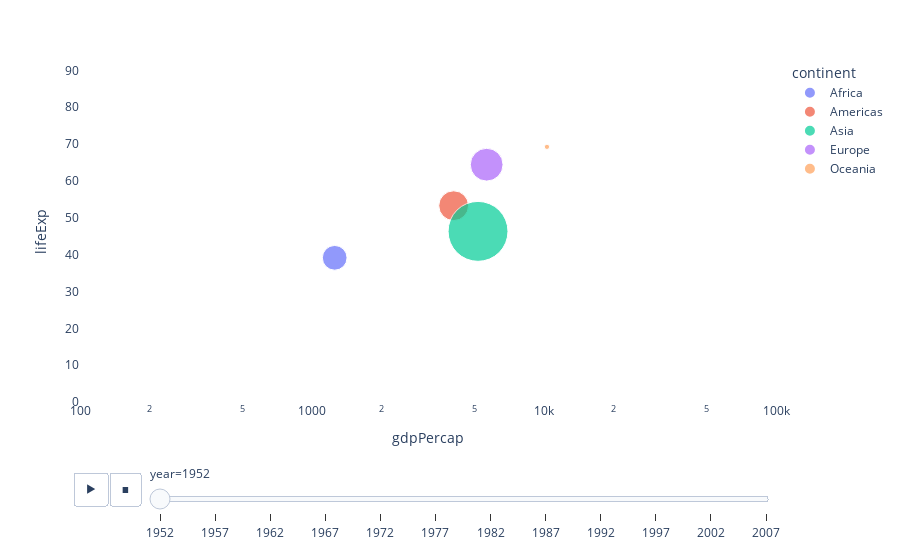

Notebook code cell kept with this figure:
### Code cell
max_lifeExp = df_continent["lifeExp"].max()

fig = px.scatter(
    df_continent,
    x="gdpPercap",
    y="lifeExp",
    color="continent",
    animation_frame="year",
    size="pop",
    size_max= 70,
    log_x = True,
    range_y=[0, 1.15 *max_lifeExp],  # set y-axis limits
    range_x=[100, 1e5]  # set y-axis limits,
)

fig.update_layout(paper_bgcolor="white", plot_bgcolor="white")

fig.show()

### Figure 1 — Plotly figure (JSON) as saved in the notebook; plotly's stock layout.template omitted (floating-point values rounded to 4 significant figures)
{"data": [{"hovertemplate": "continent=Africa<br>year=1952<br>gdpPercap=%{x}<br>lifeExp=%{y}<br>pop=%{marker.size}<extra></extra>", "legendgroup": "Africa", "marker": {"color": "#636efa", "size": [237640501], "sizemode": "area", "sizeref": 777900.0, "symbol": "circle"}, "mode": "markers", "name": "Africa", "orientation": "v", "showlegend": true, "type": "scatter", "x": [1253.0], "xaxis": "x", "y": [39.14], "yaxis": "y"}, {"hovertemplate": "continent=Americas<br>year=1952<br>gdpPercap=%{x}<br>lifeExp=%{y}<br>pop=%{marker.size}<extra></extra>", "legendgroup": "Americas", "marker": {"color": "#EF553B", "size": [345152446], "sizemode": "area", "sizeref": 777900.0, "symbol": "circle"}, "mode": "markers", "name": "Americas", "orientation": "v", "showlegend": true, "type": "scatter", "x": [4079.0], "xaxis": "x", "y": [53.28], "yaxis": "y"}, {"hovertemplate": "continent=Asia<br>year=1952<br>gdpPercap=%{x}<br>lifeExp=%{y}<br>pop=%{marker.size}<extra></extra>", "legendgroup": "Asia", "marker": {"color": "#00cc96", "size": [1395357351], "sizemode": "area", "sizeref": 777900.0, "symbol": "circle"}, "mode": "markers", "name": "Asia", "orientation": "v", "showlegend": true, "type": "scatter", "x": [5195.0], "xaxis": "x", "y": [46.31], "yaxis": "y"}, {"hovertemplate": "continent=Europe<br>year=1952<br>gdpPercap=%{x}<br>lifeExp=%{y}<br>pop=%{marker.size}<extra></extra>", "legendgroup": "Europe", "marker": {"color": "#ab63fa", "size": [418120846], "sizemode": "area", "sizeref": 777900.0, "symbol": "circle"}, "mode": "markers", "name": "Europe", "orientation": "v", "showlegend": true, "type": "scatter", "x": [5661.0], "xaxis": "x", "y": [64.41], "yaxis": "y"}, {"hovertemplate": "continent=Oceania<br>year=1952<br>gdpPercap=%{x}<br>lifeExp=%{y}<br>pop=%{marker.size}<extra></extra>", "legendgroup": "Oceania", "marker": {"color": "#FFA15A", "size": [10686006], "sizemode": "area", "sizeref": 777900.0, "symbol": "circle"}, "mode": "markers", "name": "Oceania", "orientation": "v", "showlegend": true, "type": "scatter", "x": [10300.0], "xaxis": "x", "y": [69.25], "yaxis": "y"}], "layout": {"legend": {"itemsizing": "constant", "title": {"text": "continent"}, "tracegroupgap": 0}, "margin": {"t": 60}, "paper_bgcolor": "white", "plot_bgcolor": "white", "sliders": [{"active": 0, "currentvalue": {"prefix": "year="}, "len": 0.9, "pad": {"b": 10, "t": 60}, "steps": [{"args": [["1952"], {"frame": {"duration": 0, "redraw": false}, "fromcurrent": true, "mode": "immediate", "transition": {"duration": 0, "easing": "linear"}}], "label": "1952", "method": "animate"}, {"args": [["1957"], {"frame": {"duration": 0, "redraw": false}, "fromcurrent": true, "mode": "immediate", "transition": {"duration": 0, "easing": "linear"}}], "label": "1957", "method": "animate"}, {"args": [["1962"], {"frame": {"duration": 0, "redraw": false}, "fromcurrent": true, "mode": "immediate", "transition": {"duration": 0, "easing": "linear"}}], "label": "1962", "method": "animate"}, {"args": [["1967"], {"frame": {"duration": 0, "redraw": false}, "fromcurrent": true, "mode": "immediate", "transition": {"duration": 0, "easing": "linear"}}], "label": "1967", "method": "animate"}, {"args": [["1972"], {"frame": {"duration": 0, "redraw": false}, "fromcurrent": true, "mode": "immediate", "transition": {"duration": 0, "easing": "linear"}}], "label": "1972", "method": "animate"}, {"args": [["1977"], {"frame": {"duration": 0, "redraw": false}, "fromcurrent": true, "mode": "immediate", "transition": {"duration": 0, "easing": "linear"}}], "label": "1977", "method": "animate"}, {"args": [["1982"], {"frame": {"duration": 0, "redraw": false}, "fromcurrent": true, "mode": "immediate", "transition": {"duration": 0, "easing": "linear"}}], "label": "1982", "method": "animate"}, {"args": [["1987"], {"frame": {"duration": 0, "redraw": false}, "fromcurrent": true, "mode": "immediate", "transition": {"duration": 0, "easing": "linear"}}], "label": "1987", "method": "animate"}, {"args": [["1992"], {"frame": {"duration": 0, "redraw": false}, "fromcurrent": true, "mode": "immediate", "transition": {"duration": 0, "easing": "linear"}}], "label": "1992", "method": "animate"}, {"args": [["1997"], {"frame": {"duration": 0, "redraw": false}, "fromcurrent": true, "mode": "immediate", "transition": {"duration": 0, "easing": "linear"}}], "label": "1997", "method": "animate"}, {"args": [["2002"], {"frame": {"duration": 0, "redraw": false}, "fromcurrent": true, "mode": "immediate", "transition": {"duration": 0, "easing": "linear"}}], "label": "2002", "method": "animate"}, {"args": [["2007"], {"frame": {"duration": 0, "redraw": false}, "fromcurrent": true, "mode": "immediate", "transition": {"duration": 0, "easing": "linear"}}], "label": "2007", "method": "animate"}], "x": 0.1, "xanchor": "left", "y": 0, "yanchor": "top"}], "updatemenus": [{"buttons": [{"args": [null, {"frame": {"duration": 500, "redraw": false}, "fromcurrent": true, "mode": "immediate", "transition": {"duration": 500, "easing": "linear"}}], "label": "&#9654;", "method": "animate"}, {"args": [[null], {"frame": {"duration": 0, "redraw": false}, "fromcurrent": true, "mode": "immediate", "transition": {"duration": 0, "easing": "linear"}}], "label": "&#9724;", "method": "animate"}], "direction": "left", "pad": {"r": 10, "t": 70}, "showactive": false, "type": "buttons", "x": 0.1, "xanchor": "right", "y": 0, "yanchor": "top"}], "xaxis": {"anchor": "y", "domain": [0, 1], "range": [2, 5], "title": {"text": "gdpPercap"}, "type": "log"}, "yaxis": {"anchor": "x", "domain": [0, 1], "range": [0, 92.83], "title": {"text": "lifeExp"}}}}
